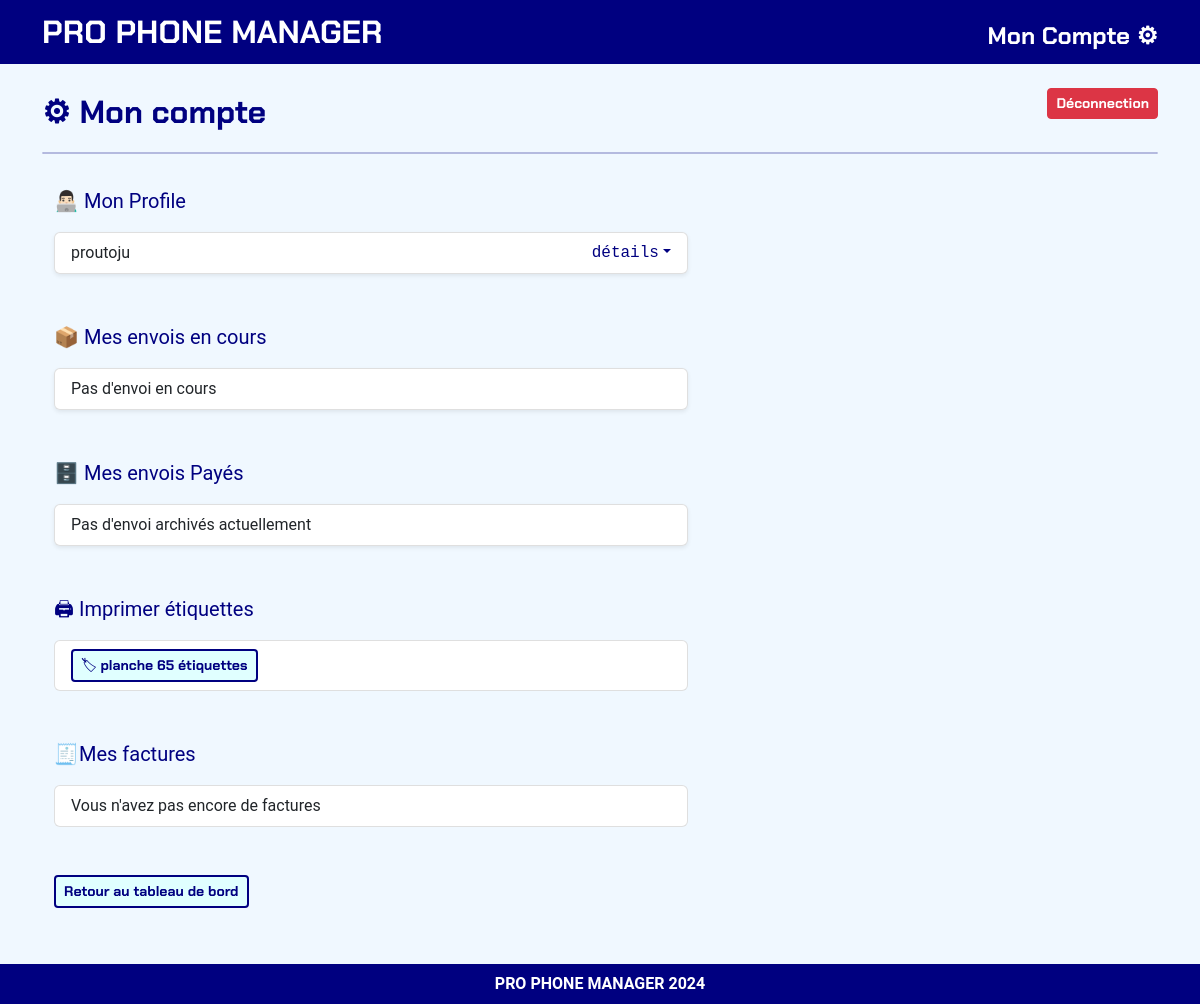
Before: /settings/ (signed in) with the older database file.
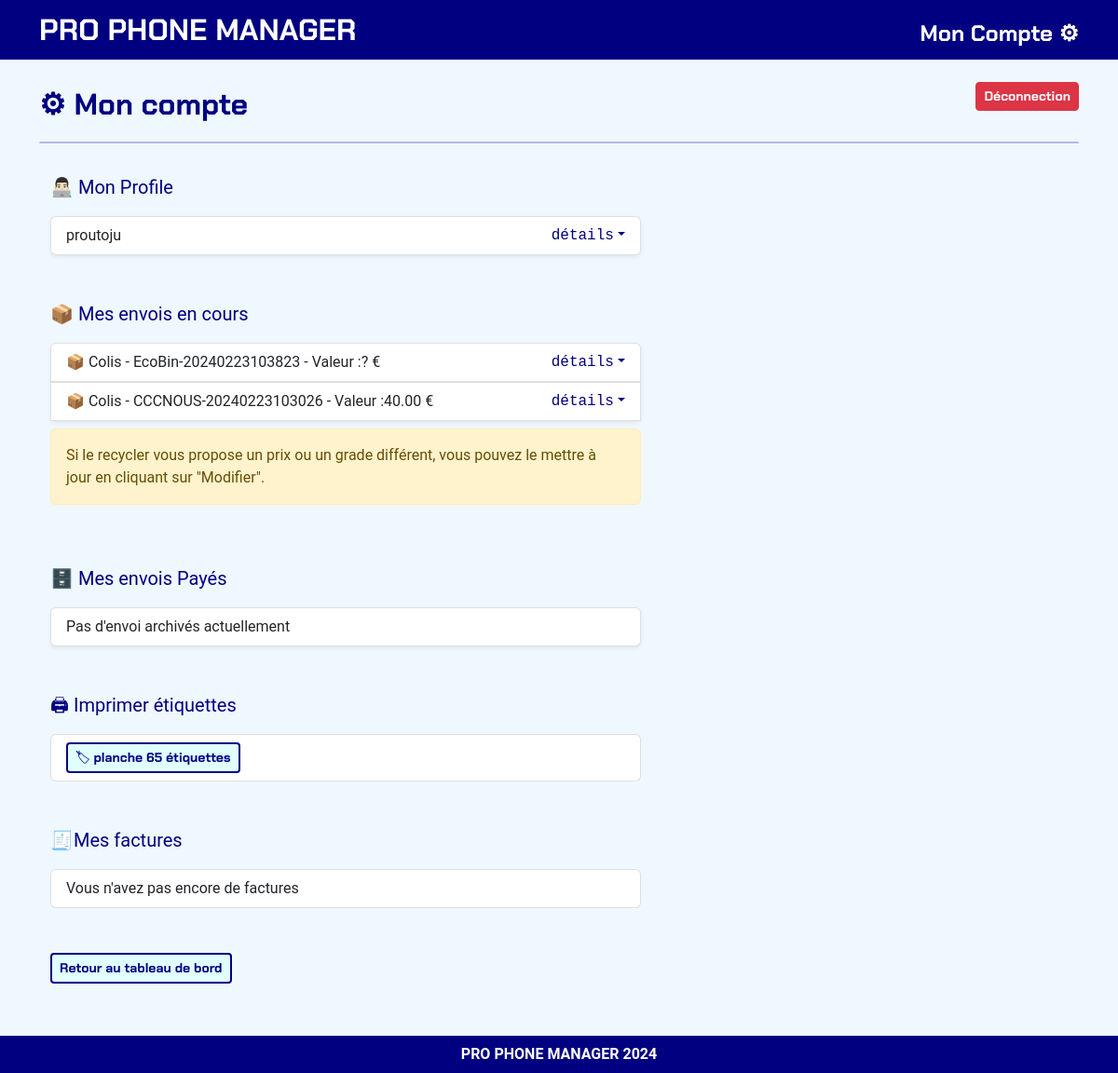
After: the same page with the newer database file.
### listings/models.py (models this page shows, shortened)
class Package(models.Model):
    reference = models.CharField(max_length=40, unique=True)
    brokenscreens = models.ManyToManyField('BrokenScreen', related_name='packages')
    date_shipped = models.DateTimeField(auto_now_add=True)
    is_shipped = models.BooleanField(default=False)
    is_paid = models.BooleanField(default=False)
    total_value = models.DecimalField(max_digits=10, decimal_places=2, default=0)
    def get_brokenscreen_fields(self):
        brokenscreen_instances = list(self.brokenscreens.all())
        logger.info(f"get_brokenscreen_fields() returned: {type(brokenscreen_instances)}")
        return brokenscreen_instances

### listings/views.py (the view)
# urls.py: path('settings/', settings_view, name='settings_view'),
@login_required
def settings_view(request):
    repair_store = RepairStore.objects.get(user=request.user)
    unique_references = Package.objects.filter(brokenscreens__repairstore=repair_store).values_list('reference', flat=True).distinct()
    packages_info = {}
    non_paid_packages = []  # Ajouter une liste pour les colis non payés
    paid_packages = []  # Ajouter une liste pour les colis archivés
    total_value_paid = 0  # Initialiser la valeur totale des colis payés
    for reference in unique_references:
        package = Package.objects.filter(
            reference=reference,
            brokenscreens__repairstore=repair_store
        ).first()
        if package:
            brokenscreen_fields = package.get_brokenscreen_fields()
            packages_info[reference] = {
                'package': package,
                'brokenscreen_fields': brokenscreen_fields,
            }
            if not package.is_paid:
                non_paid_packages.append(package)  # Ajouter le colis non payé à la liste
            elif package.is_paid:
                paid_packages.append(package)  # Ajouter le colis archivé à la liste
            if package.is_paid:
                total_value_paid += package.total_value  # Ajouter la valeur totale du colis payé
    has_paid_packages = any(package_info['package'].is_paid for package_info in packages_info.values())
    context = {
        'repair_store': repair_store,
        'packages_info': packages_info,
        'has_paid_packages': has_paid_packages,
        'non_paid_packages': non_paid_packages,  # Ajouter la liste des colis non payés au contexte
        'paid_packages': paid_packages,  # Ajouter la liste des colis archivés au contexte
        'total_value_paid': total_value_paid,  # Ajouter la valeur totale des colis payés au contexte
    }
    return render(request, 'settings_view.html', context)

### listings/models.py (called while the page is built)
    def __str__(self):
        return self.value

    def __str__(self):
        return self.screenbrand

    def __str__(self):
        return f"{self.screenmodel}"

### listings/templates/settings_view.html (shortened to what the changed rows need)
{% extends "base_webapp.html" %}
{% load static %}
{% block page_content %}
<div class="row mb-5">
    <div class="col-12 col-md-8 col-lg-7">
        {% if non_paid_packages|length > 0 %}
            <ul class="list-group shadow-sm">
                {% for package in non_paid_packages %}
                <li class="list-group-item fs-6">
                    <span class="float-end font-monospace text-blue fs-6 dropdown-toggle" data-bs-toggle="collapse" href="#collapseShipments{{ package.reference }}" role="button" aria-expanded="false" aria-controls="collapseShipments{{ package.reference }}">détails</span>
                    📦 Colis - {{ package.reference }} - Valeur :{{ package.total_value|default:"?" }} €
                </li>
                {% endfor %}
            </ul>
            <div class="alert alert-warning mt-2" role="alert">
                Si le recycler vous propose un prix ou un grade différent, vous pouvez le mettre à jour en cliquant sur "Modifier".
            </div>
        {% else %}
            <ul class="list-group shadow-sm">
                <li class="list-group-item fs-6">Pas d'envoi en cours</li>
            </ul>
        {% endif %}
    </div>
</div>
{% endblock page_content %}

Changed rows visible on the page:
added Package: reference "EcoBin-20240223103823", total_value "?"
added Package: reference "CCCNOUS-20240223103026", total_value "40.00"
Other visible differences:
text no longer shown: "Pas d'envoi en cours"
text now shown: "Si le recycler vous propose un prix ou un grade différent, vous pouvez le mettre à jour en cliquant sur \"Modifier\"."
